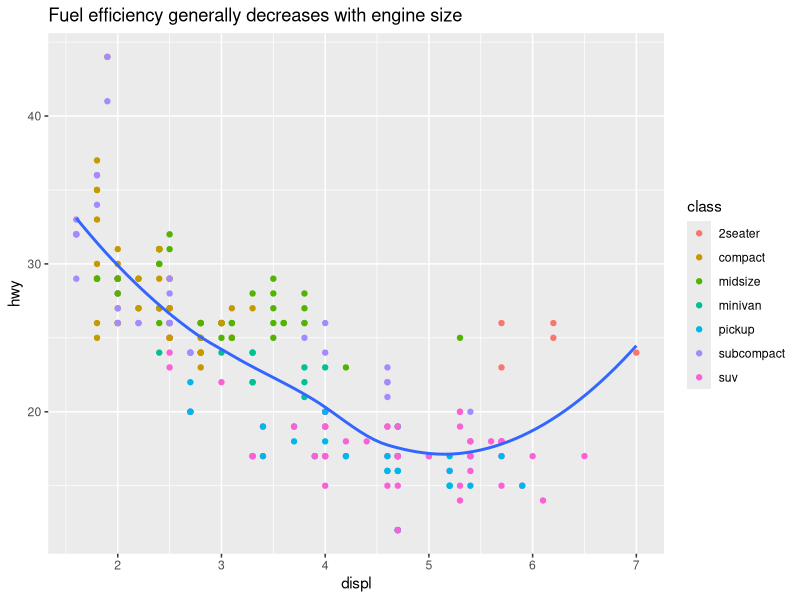
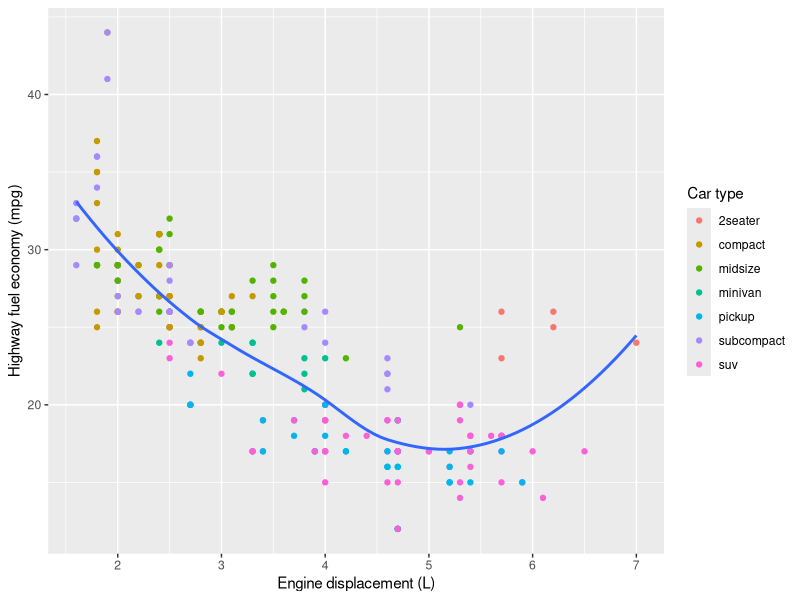
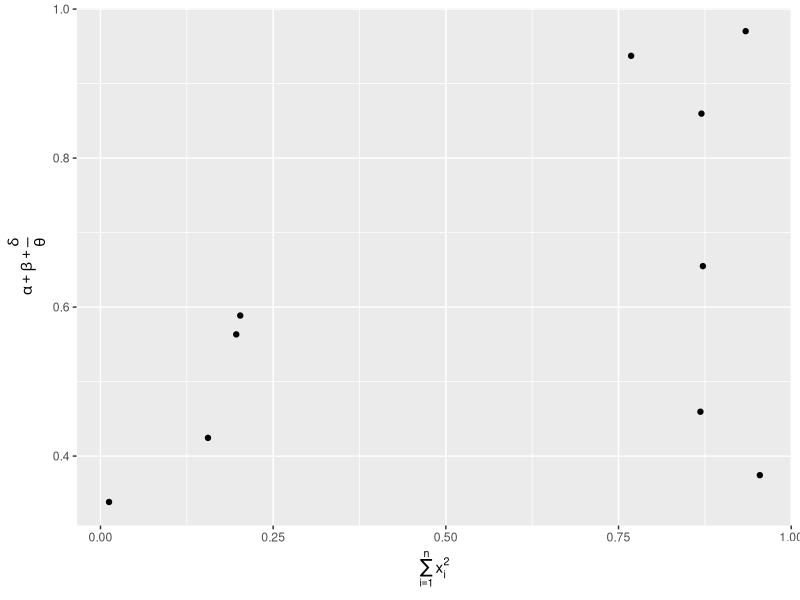
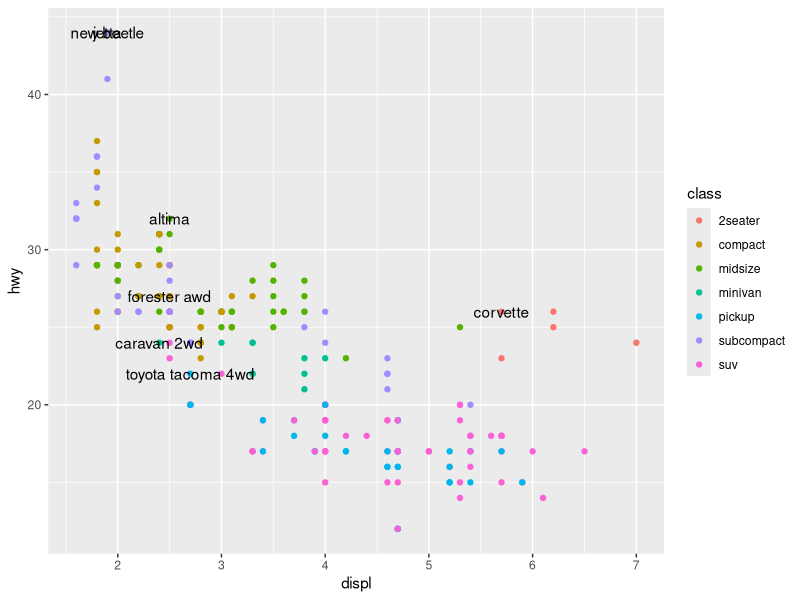
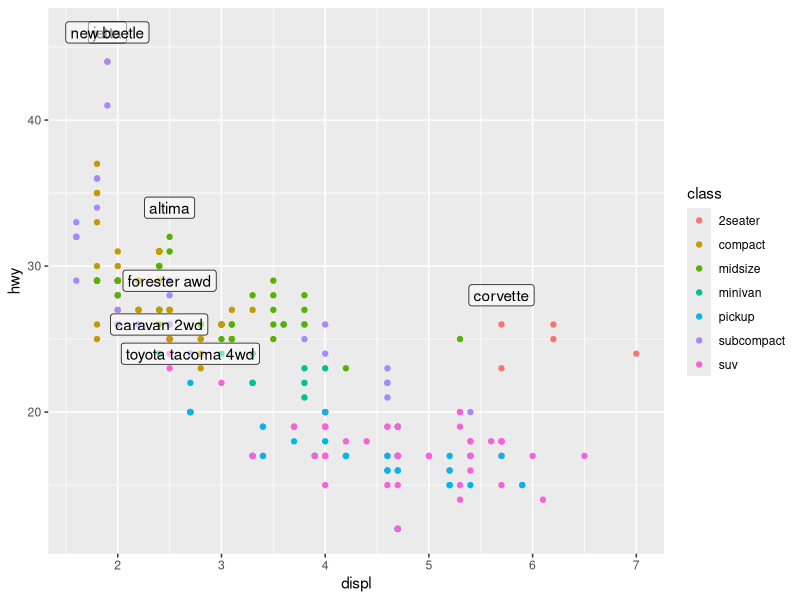
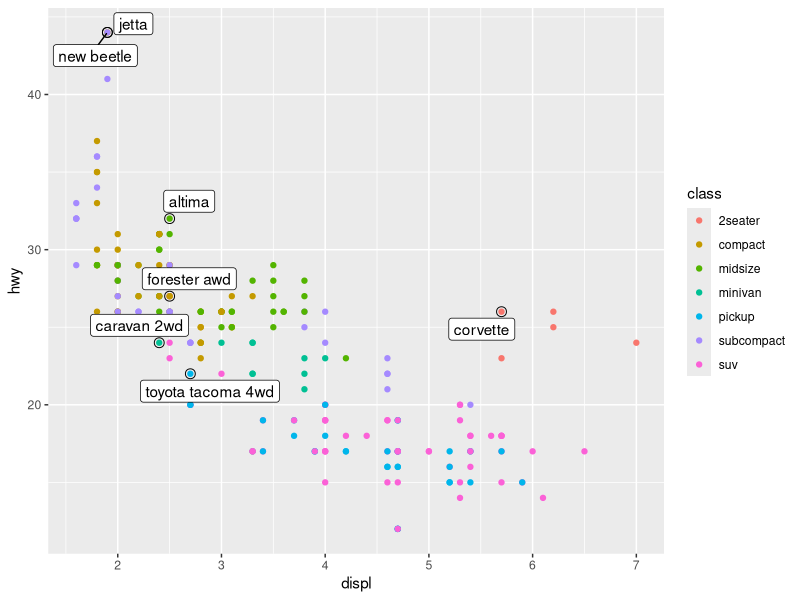
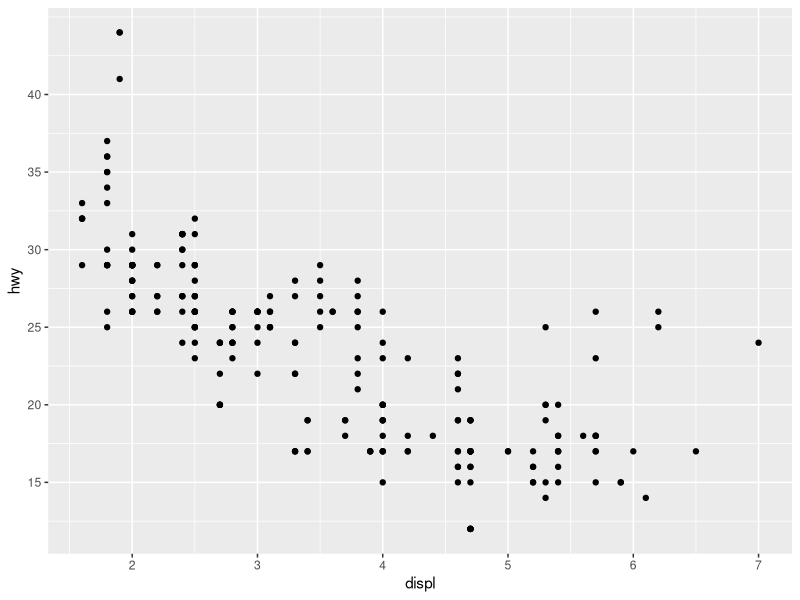
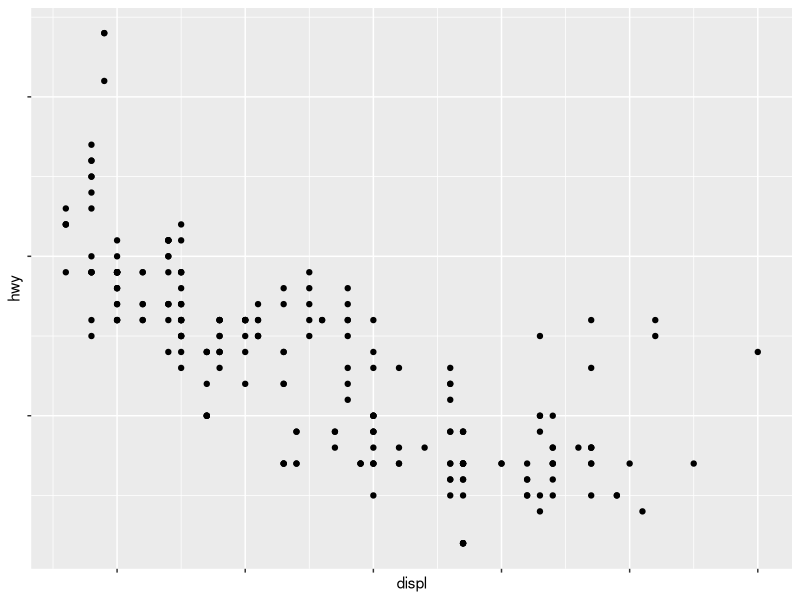

Generate these figures, in order, with R:
# get clean ws
rm(list=ls())

# load lib
library(tidyverse)
library(ggrepel)

# add lables : labs()
# may add caption and subtitle
ggplot(mpg, aes(displ, hwy)) +
    geom_point(aes(color = class)) +
    geom_smooth(se = FALSE) +
    labs(
        title = paste(
            "Fuel efficiency generally decreases with engine size"
        ))

# add axis names and legend title
ggplot(mpg, aes(displ, hwy)) +
    geom_point(aes(color = class)) +
    geom_smooth(se = FALSE) +
    labs(
        x = "Engine displacement (L)",
        y = "Highway fuel economy (mpg)",
        colour = "Car type"
    )

# add mathematical equations as labels
df <- tibble(
    x = runif(10),
    y = runif(10)
)
ggplot(df, aes(x, y)) +
    geom_point() +
    labs(
        x = quote(sum(x[i] ^ 2, i == 1, n)),
        y = quote(alpha + beta + frac(delta, theta))
    )

# annotations
# gemo_text() label points by text
# first group the top cars
best_in_class <- mpg %>%
    group_by(class) %>%
    filter(row_number(desc(hwy)) == 1)
# next use the labels from the filter of top cars in the plot
ggplot(mpg, aes(displ, hwy)) +
    geom_point(aes(color = class)) +
    geom_text(aes(label = model), data = best_in_class)

# use geom label to make it easier to read
# place rectangle behind the text
ggplot(mpg, aes(displ, hwy)) +
    geom_point(aes(color = class)) +
    geom_label(
        aes(label = model),
        data = best_in_class,
        nudge_y = 2,
        alpha = 0.5
    )

# make sure that overlayed text boxes are readable
ggplot(mpg, aes(displ, hwy)) +
    geom_point(aes(color = class)) +
    geom_point(size = 3, shape = 1, data = best_in_class) +
    ggrepel::geom_label_repel(
        aes(label = model),
        data = best_in_class
    )

# Use geom_hline() and geom_vline() to add reference lines.
# Use geom_rect() to draw a rectangle around points of interest.
# Use geom_segment() with the arrow argument to draw attention
# to a point with an arrow.

# Axis Ticks and Legend Keys
# override the y axis
ggplot(mpg, aes(displ, hwy)) +
    geom_point() +
    scale_y_continuous(breaks = seq(15, 40, by = 5))

# dont want to share the axis numbers
ggplot(mpg, aes(displ, hwy)) +
    geom_point() +
    scale_x_continuous(labels = NULL) +
    scale_y_continuous(labels = NULL)

# change color set
ggplot(mpg, aes(displ, hwy)) +
    geom_point(aes(color = drv)) +
    scale_color_brewer(palette = "Set1")

# assign specific colors
presidential %>%
    mutate(id = 33 + row_number()) %>%
    ggplot(aes(start, id, color = party)) +
    geom_point() +
    geom_segment(aes(xend = end, yend = id)) +
    scale_colour_manual(
        values = c(Republican = "red", Democratic = "blue")
    )

# change the theme of the plot
ggplot(mpg, aes(displ, hwy)) +
    geom_point(aes(color = class)) +
    geom_smooth(se = FALSE) +
    theme_bw()

#ggsave() for saving the plot

# resizing figures in markdown
# --> fig.width, fig.height, fig.asp, out.width, and out.height.
